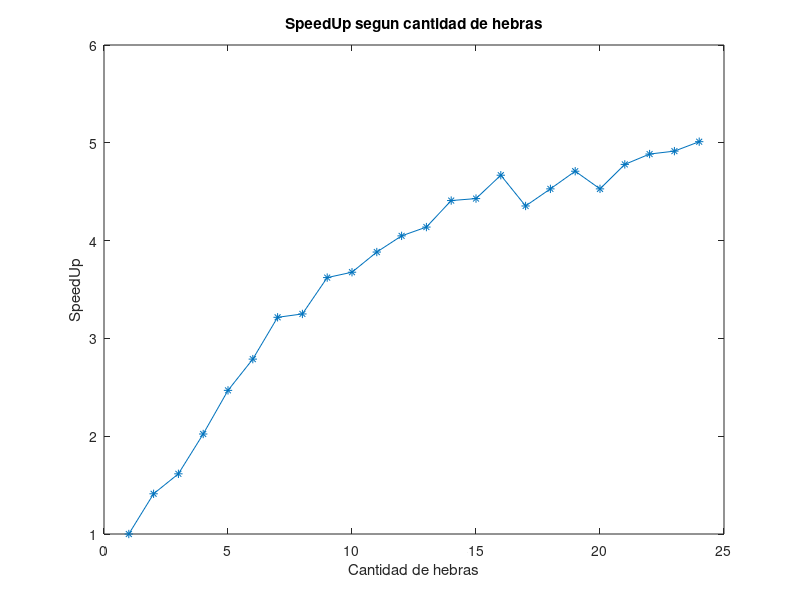

Write the MATLAB code that produced this figure.
hebras = 1:24;
tiempos = [4.846 3.434 3.000 2.396 1.963 1.738 1.507 1.491 1.338 1.318 1.248 1.197 1.171 1.099 1.094 1.038 1.113 1.070 1.029 1.070 1.014 0.992 0.986 0.967];
tiempoSec = 4.846;
tiempoSecVector = repelem(tiempoSec,24);
speedUp = tiempoSecVector./tiempos;

plot(hebras,speedUp,'*-')
title("SpeedUp segun cantidad de hebras")
xlabel("Cantidad de hebras")
ylabel("SpeedUp")
